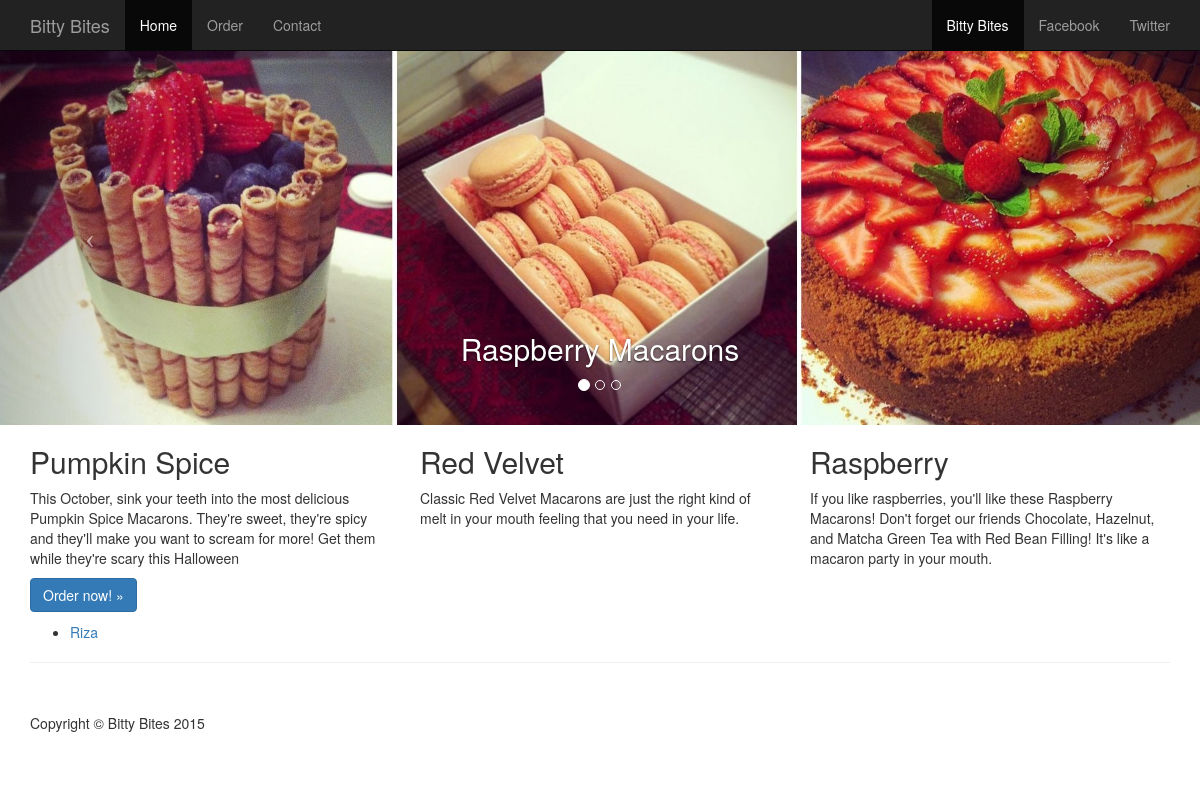
The page / on the database its author committed.
### orders/models.py (models this page shows)
class Flavors(models.Model):
	flavor = models.CharField(max_length=50)
	description = models.CharField(max_length=200)
	active = models.BooleanField(default=1)

class Order(models.Model):
	firstName = models.CharField(max_length=50)
	phone = models.CharField(max_length=10)
	total = models.IntegerField(default=0)

### orders/views.py (the view)
# urls.py: url(r'^$', 'orders.views.index', name='index'),
def index(request):
	title = 'Welcome'
	try:
		all_orders = Order.objects.all()
		flavors = Flavors.objects.all()[:3]
		if request.user.is_authenticated():
			title = "STFU %s" %(request.user)
		context = {
			"title": title,
			"all_orders": all_orders,
			"flavors": flavors,
		}
	except Order.DoesNotExist:
		raise Http404
	return render(request, "index.html", context)

### orders/templates/index.html (shortened to what this page needs)
{% extends "base.html" %}
{% block header %}
<header id="myCarousel" class="carousel slide">
    <ol class="carousel-indicators">
        <li data-target="#myCarousel" data-slide-to="0" class="active"></li>
        <li data-target="#myCarousel" data-slide-to="1"></li>
        <li data-target="#myCarousel" data-slide-to="2"></li>
    </ol>
    <div class="carousel-inner">
        <div class="item active">
            <div class="fill" style="background-image: url('static/media/bittybites.jpg');"></div>
            <div class="carousel-caption">
                <h2>Raspberry Macarons</h2>
            </div>
        </div>
    </div>
    <a class="left carousel-control" href="#myCarousel" data-slide="prev">
        <span class="icon-prev"></span>
    </a>
    <a class="right carousel-control" href="#myCarousel" data-slide="next">
        <span class="icon-next"></span>
    </a>
</header>
{% endblock %}
{% block content %}
<div class="row">
	{% for flavor in flavors %}
		{% if flavor.active %}
		<div class="col-lg-4">
			<h2>{{flavor.flavor}}</h2>
			<p>{{ flavor.description }}</p>
		</div>
		{% endif %}
	{% endfor %}
</div>
<p><a class="btn btn-primary" href="/order" role="button">Order now! &raquo;</a></p>
<ul>
	{% for order in all_orders %}
	<li><a href="/detail/{{ order.id }}">{{ order.firstName }}</a></li>
	{% endfor %}
</ul>
{% endblock %}

### orders/templates/base.html (shortened to what this page needs)
{% load staticfiles %}
<!DOCTYPE html>
<html lang="en">
<head>
	<link href="{% static 'css/bootstrap.min.css' %}" rel="stylesheet">
	<link href="{% static 'css/full-slider.css' %}" rel="stylesheet">
	</head>
	<body>
	    <nav class="navbar navbar-inverse navbar-fixed-top" role="navigation">
	        <div class="container">
	            <div class="navbar-header">
					<a class="navbar-brand" href="/">Bitty Bites</a>
				</div>
				<div id="navbar" class="navbar-collapse collapse">
					<ul class="nav navbar-nav">
						<li class="active"><a href="/">Home</a></li>
						<li><a href="/order">Order</a></li>
						<li><a href="#">Contact</a></li>
					</ul>
					<ul class="nav navbar-nav navbar-right">
						<li class="active"><a href="./">Bitty Bites <span class="sr-only">(current)</span></a></li>
						<li><a href="#">Facebook</a></li>
						<li><a href="#">Twitter</a></li>
					</ul>
				</div>
	        </div>
	    </nav>
		{% block header %}{% endblock %}
	    <div class="container">
			{% block content %}{% endblock %}
			<hr>
	        <footer>
	            <div class="row">
	                <div class="col-lg-12">
	                    <p>Copyright &copy; Bitty Bites 2015</p>
	                </div>
	            </div>
	        </footer>
		</div>
	</body>
</html>

### static/css/full-slider.css (style rules this page uses)
html, body { height: 100%; }
body { padding-top: 50px; }
header.carousel { height: 50%; }
header.carousel .item, header.carousel .item.active, header.carousel .carousel-inner { height: 100%; }
header.carousel .fill { width: 100%; height: 100%; background-position: center; background-size: cover; }
footer { margin: 50px 0; }

### rows shown on the page
Flavors: flavor "Pumpkin Spice", description "This October, sink your teeth into the most delicious Pumpkin Spice Macarons. They're sweet, they're spicy and they'll make you want to scream for more! Get them while they're scary this Halloween"
Flavors: flavor "Red Velvet", description "Classic Red Velvet Macarons are just the right kind of melt in your mouth feeling that you need in your life."
Flavors: flavor "Raspberry", description "If you like raspberries, you'll like these Raspberry Macarons! Don't forget our friends Chocolate, Hazelnut, and Matcha Green Tea with Red Bean Filling! It's like a macaron party in your mouth."
Order: firstName "Riza"
